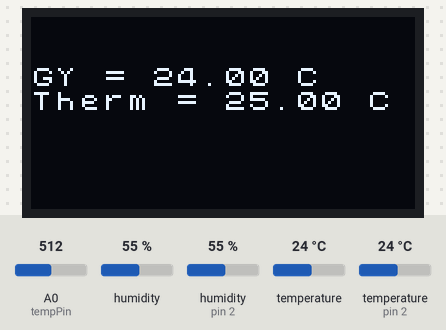
A sketch run on a simulated Arduino Uno, built with avr-gcc and run on an emulated ATmega328P. Parts: 128×64 one-colour display. Inputs (shaded band) come from the test bench; at power-on: A0 (tempPin) = 512, temperature 24 °C, temperature (sensor on pin 2) 24 °C, humidity 55 %, humidity (sensor on pin 2) 55 %.

Above: at 1.2 s.
1.3 s: A0 (tempPin) set to 251
At 3.6 s:
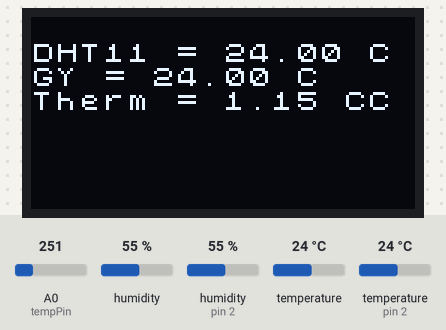
4.7 s: A0 (tempPin) set to 231
At 6.0 s:
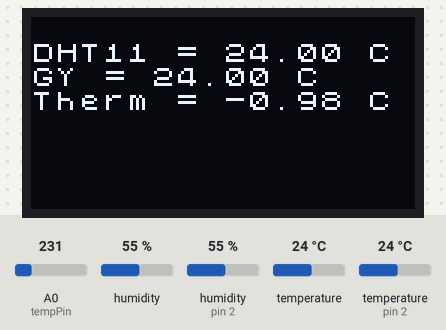
6.4 s: temperature (sensor 0) set to 12 °C
At 6.8 s:
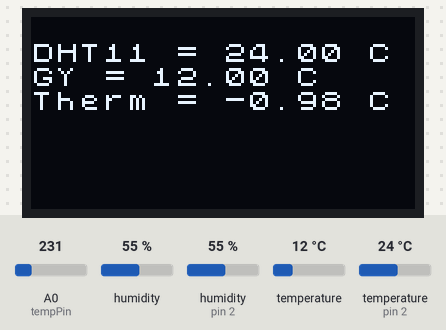
8.0 s: temperature (sensor on pin 2) set to 12 °C
At 10.6 s:
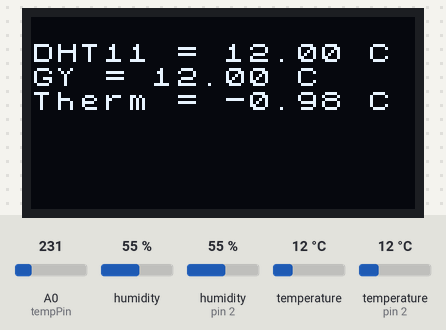
10.9 s: temperature (sensor 0) set to 19 °C
12.6 s: temperature (sensor on pin 2) set to 19 °C
Timing chart, 0 to 15.6 s (numbered marks = the images above; inputs shaded):
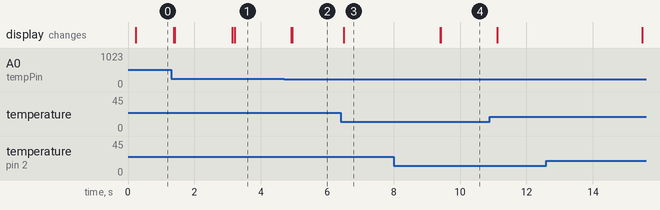

Measured:
- the behaviour switches between 241 and 240 on A0 (tempPin) (found by bisection; images 1 and 2)
- after the input at 4.7 s, the display: first changes after 0.22 s (image 2 shows a later state)
- after the input at 6.4 s, the display: first changes after 0.10 s (image 3 shows a later state)
- after the input at 8.0 s, the display: first changes after 1.4 s (image 4 shows a later state)

The sketch:

dht11_htu21d_thermistor.ino
```cpp
#include <Arduino.h>
#include <U8x8lib.h>
#ifdef U8X8_HAVE_HW_SPI
#include <SPI.h>
#endif
#include <dht_nonblocking.h>
#define DHT_SENSOR_TYPE DHT_TYPE_11
#include <HTU21D.h>

U8X8_SH1106_128X64_NONAME_HW_I2C u8x8(/* reset=*/ U8X8_PIN_NONE);
static const int DHT_SENSOR_PIN = 2;
DHT_nonblocking dht_sensor( DHT_SENSOR_PIN, DHT_SENSOR_TYPE );
HTU21D sensor;

int tempPin = 0;

void setup(void)
{
  u8x8.begin();
  u8x8.setPowerSave(0);
  u8x8.setFont(u8x8_font_chroma48medium8_r);
  sensor.begin();
}

static bool measure_environment( float *temperature, float *humidity )
{
  static unsigned long measurement_timestamp = millis( );

  /* Measure once every four seconds. */
  if ( millis( ) - measurement_timestamp > 3000ul )
  {
    Serial.print( "Measurement: " );
    if ( dht_sensor.measure( temperature, humidity ) == true )
    {
      measurement_timestamp = millis( );
      return ( true );
    }
  }
  Serial.println( "false " );
  return ( false );
}

void loop(void)
{
  float temperature;
  float humidity;

  if ( measure_environment( &temperature, &humidity ) == true )
  {
    u8x8.setCursor(0, 1);
    u8x8.print("DHT11 = ");
    u8x8.print(temperature);
    u8x8.print(" C");
  }

  if (sensor.measure()) {
    float temperature1 = sensor.getTemperature();
    u8x8.setCursor(0, 2);
    u8x8.print("GY = ");
    u8x8.print(temperature1);
    u8x8.print(" C");
  }

  int tempReading = analogRead(tempPin);
  double tempK = log(10000.0 * ((1024.0 / tempReading - 1)));
  tempK = 1 / (0.001129148 + (0.000234125 + (0.0000000876741 * tempK * tempK )) * tempK );
  float tempC = tempK - 273.15;
  u8x8.setCursor(0, 3);
  u8x8.print("Therm = ");
  u8x8.print(tempC);
  u8x8.print(" C");
}
```
